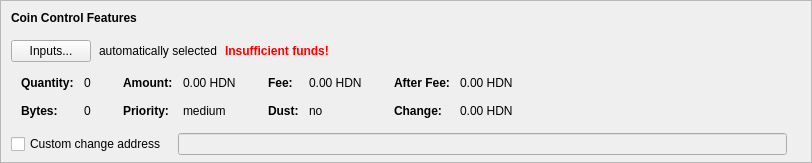
    <widget class="QFrame" name="frameCoinControl">
     <property name="sizePolicy">
      <sizepolicy hsizetype="Expanding" vsizetype="Expanding">
       <horstretch>0</horstretch>
       <verstretch>0</verstretch>
      </sizepolicy>
     </property>
     <property name="maximumSize">
      <size>
       <width>16777215</width>
       <height>16777215</height>
      </size>
     </property>
     <property name="frameShape">
      <enum>QFrame::StyledPanel</enum>
     </property>
     <property name="frameShadow">
      <enum>QFrame::Sunken</enum>
     </property>
     <layout class="QVBoxLayout" name="verticalLayoutCoinControl2">
      <property name="spacing">
       <number>0</number>
      </property>
      <property name="leftMargin">
       <number>0</number>
      </property>
      <property name="topMargin">
       <number>0</number>
      </property>
      <property name="rightMargin">
       <number>0</number>
      </property>
      <property name="bottomMargin">
       <number>6</number>
      </property>
      <item>
       <layout class="QVBoxLayout" name="verticalLayoutCoinControl" stretch="0,0,0,0,1">
        <property name="spacing">
         <number>0</number>
        </property>
        <property name="leftMargin">
         <number>10</number>
        </property>
        <property name="topMargin">
         <number>10</number>
        </property>
        <item>
         <layout class="QHBoxLayout" name="horizontalLayoutCoinControl1">
          <property name="bottomMargin">
           <number>15</number>
          </property>
          <item>
           <widget class="QLabel" name="labelCoinControlFeatures">
            <property name="sizePolicy">
             <sizepolicy hsizetype="Preferred" vsizetype="Maximum">
              <horstretch>0</horstretch>
              <verstretch>0</verstretch>
             </sizepolicy>
            </property>
            <property name="font">
             <font>
              <weight>75</weight>
              <bold>true</bold>
             </font>
            </property>
            <property name="styleSheet">
             <string notr="true">font-weight:bold;</string>
            </property>
            <property name="text">
             <string>Coin Control Features</string>
            </property>
           </widget>
          </item>
         </layout>
        </item>
        <item>
         <layout class="QHBoxLayout" name="horizontalLayoutCoinControl2" stretch="0,0,0,0">
          <property name="spacing">
           <number>8</number>
          </property>
          <property name="bottomMargin">
           <number>10</number>
          </property>
          <item>
           <widget class="QPushButton" name="pushButtonCoinControl">
            <property name="styleSheet">
             <string notr="true"/>
            </property>
            <property name="text">
             <string>Inputs...</string>
            </property>
            <property name="autoDefault">
             <bool>false</bool>
            </property>
           </widget>
          </item>
          <item>
           <widget class="QLabel" name="labelCoinControlAutomaticallySelected">
            <property name="text">
             <string>automatically selected</string>
            </property>
            <property name="margin">
             <number>5</number>
            </property>
           </widget>
          </item>
          <item>
           <widget class="QLabel" name="labelCoinControlInsuffFunds">
            <property name="font">
             <font>
              <weight>75</weight>
              <bold>true</bold>
             </font>
            </property>
            <property name="styleSheet">
             <string notr="true">color:red;font-weight:bold;</string>
            </property>
            <property name="text">
             <string>Insufficient funds!</string>
            </property>
            <property name="margin">
             <number>5</number>
            </property>
           </widget>
          </item>
          <item>
           <spacer name="horizontalSpacerCoinControl">
            <property name="orientation">
             <enum>Qt::Horizontal</enum>
            </property>
            <property name="sizeHint" stdset="0">
             <size>
              <width>40</width>
              <height>1</height>
             </size>
            </property>
           </spacer>
          </item>
         </layout>
        </item>
        <item>
         <widget class="QWidget" name="widgetCoinControl" native="true">
          <property name="sizePolicy">
           <sizepolicy hsizetype="Preferred" vsizetype="Preferred">
            <horstretch>0</horstretch>
            <verstretch>0</verstretch>
           </sizepolicy>
          </property>
          <property name="minimumSize">
           <size>
            <width>0</width>
            <height>0</height>
           </size>
          </property>
          <property name="styleSheet">
           <string notr="true"/>
          </property>
          <layout class="QHBoxLayout" name="horizontalLayoutCoinControl5">
           <property name="leftMargin">
            <number>0</number>
           </property>
           <property name="topMargin">
            <number>0</number>
           </property>
           <property name="rightMargin">
            <number>0</number>
           </property>
           <property name="bottomMargin">
            <number>0</number>
           </property>
           <item>
            <layout class="QHBoxLayout" name="horizontalLayoutCoinControl3" stretch="0,0,0,1">
             <property name="spacing">
              <number>20</number>
             </property>
             <property name="topMargin">
              <number>0</number>
             </property>
             <property name="bottomMargin">
              <number>10</number>
             </property>
             <item>
              <layout class="QFormLayout" name="formLayoutCoinControl1">
               <property name="horizontalSpacing">
                <number>10</number>
               </property>
               <property name="verticalSpacing">
                <number>14</number>
               </property>
               <property name="leftMargin">
                <number>10</number>
               </property>
               <property name="topMargin">
                <number>4</number>
               </property>
               <property name="rightMargin">
                <number>6</number>
               </property>
               <item row="0" column="0">
                <widget class="QLabel" name="labelCoinControlQuantityText">
                 <property name="font">
                  <font>
                   <weight>75</weight>
                   <bold>true</bold>
                  </font>
                 </property>
                 <property name="text">
                  <string>Quantity:</string>
                 </property>
                 <property name="margin">
                  <number>0</number>
                 </property>
                </widget>
               </item>
               <item row="0" column="1">
                <widget class="QLabel" name="labelCoinControlQuantity">
                 <property name="cursor">
                  <cursorShape>IBeamCursor</cursorShape>
                 </property>
                 <property name="contextMenuPolicy">
                  <enum>Qt::ActionsContextMenu</enum>
                 </property>
                 <property name="text">
                  <string notr="true">0</string>
                 </property>
                 <property name="margin">
                  <number>0</number>
                 </property>
                 <property name="textInteractionFlags">
                  <set>Qt::LinksAccessibleByMouse|Qt::TextSelectableByKeyboard|Qt::TextSelectableByMouse</set>
                 </property>
                </widget>
               </item>
               <item row="1" column="0">
                <widget class="QLabel" name="labelCoinControlBytesText">
                 <property name="font">
                  <font>
                   <weight>75</weight>
                   <bold>true</bold>
                  </font>
                 </property>
                 <property name="text">
                  <string>Bytes:</string>
                 </property>
                </widget>
               </item>
               <item row="1" column="1">
                <widget class="QLabel" name="labelCoinControlBytes">
                 <property name="cursor">
                  <cursorShape>IBeamCursor</cursorShape>
                 </property>
                 <property name="contextMenuPolicy">
                  <enum>Qt::ActionsContextMenu</enum>
                 </property>
                 <property name="text">
                  <string notr="true">0</string>
                 </property>
                 <property name="textInteractionFlags">
                  <set>Qt::LinksAccessibleByMouse|Qt::TextSelectableByKeyboard|Qt::TextSelectableByMouse</set>
                 </property>
                </widget>
               </item>
              </layout>
             </item>
             <item>
              <layout class="QFormLayout" name="formLayoutCoinControl2">
               <property name="horizontalSpacing">
                <number>10</number>
               </property>
               <property name="verticalSpacing">
                <number>14</number>
               </property>
               <property name="leftMargin">
                <number>6</number>
               </property>
               <property name="topMargin">
                <number>4</number>
               </property>
               <property name="rightMargin">
                <number>6</number>
               </property>
               <item row="0" column="0">
                <widget class="QLabel" name="labelCoinControlAmountText">
                 <property name="font">
                  <font>
                   <weight>75</weight>
                   <bold>true</bold>
                  </font>
                 </property>
                 <property name="text">
                  <string>Amount:</string>
                 </property>
                 <property name="margin">
                  <number>0</number>
                 </property>
                </widget>
               </item>
               <item row="0" column="1">
                <widget class="QLabel" name="labelCoinControlAmount">
                 <property name="cursor">
                  <cursorShape>IBeamCursor</cursorShape>
                 </property>
                 <property name="contextMenuPolicy">
                  <enum>Qt::ActionsContextMenu</enum>
                 </property>
                 <property name="text">
                  <string notr="true">0.00 HDN</string>
                 </property>
                 <property name="textInteractionFlags">
                  <set>Qt::LinksAccessibleByMouse|Qt::TextSelectableByKeyboard|Qt::TextSelectableByMouse</set>
                 </property>
                </widget>
               </item>
               <item row="1" column="0">
                <widget class="QLabel" name="labelCoinControlPriorityText">
                 <property name="font">
                  <font>
                   <weight>75</weight>
                   <bold>true</bold>
                  </font>
                 </property>
                 <property name="text">
                  <string>Priority:</string>
                 </property>
                </widget>
               </item>
               <item row="1" column="1">
                <widget class="QLabel" name="labelCoinControlPriority">
                 <property name="cursor">
                  <cursorShape>IBeamCursor</cursorShape>
                 </property>
                 <property name="contextMenuPolicy">
                  <enum>Qt::ActionsContextMenu</enum>
                 </property>
                 <property name="text">
                  <string>medium</string>
                 </property>
                 <property name="textInteractionFlags">
                  <set>Qt::LinksAccessibleByMouse|Qt::TextSelectableByKeyboard|Qt::TextSelectableByMouse</set>
                 </property>
                </widget>
               </item>
              </layout>
             </item>
             <item>
              <layout class="QFormLayout" name="formLayoutCoinControl3">
               <property name="horizontalSpacing">
                <number>10</number>
               </property>
               <property name="verticalSpacing">
                <number>14</number>
               </property>
               <property name="leftMargin">
                <number>6</number>
               </property>
               <property name="topMargin">
                <number>4</number>
               </property>
               <property name="rightMargin">
                <number>6</number>
               </property>
               <item row="0" column="0">
                <widget class="QLabel" name="labelCoinControlFeeText">
                 <property name="font">
                  <font>
                   <weight>75</weight>
                   <bold>true</bold>
                  </font>
                 </property>
                 <property name="text">
                  <string>Fee:</string>
                 </property>
                 <property name="margin">
                  <number>0</number>
                 </property>
                </widget>
               </item>
               <item row="0" column="1">
                <widget class="QLabel" name="labelCoinControlFee">
                 <property name="cursor">
                  <cursorShape>IBeamCursor</cursorShape>
                 </property>
                 <property name="contextMenuPolicy">
                  <enum>Qt::ActionsContextMenu</enum>
                 </property>
                 <property name="text">
                  <string notr="true">0.00 HDN</string>
                 </property>
                 <property name="textInteractionFlags">
                  <set>Qt::LinksAccessibleByMouse|Qt::TextSelectableByKeyboard|Qt::TextSelectableByMouse</set>
                 </property>
                </widget>
               </item>
               <item row="1" column="0">
                <widget class="QLabel" name="labelCoinControlLowOutputText">
                 <property name="font">
                  <font>
                   <weight>75</weight>
                   <bold>true</bold>
                  </font>
                 </property>
                 <property name="text">
                  <string>Dust:</string>
                 </property>
                </widget>
               </item>
               <item row="1" column="1">
                <widget class="QLabel" name="labelCoinControlLowOutput">
                 <property name="cursor">
                  <cursorShape>IBeamCursor</cursorShape>
                 </property>
                 <property name="contextMenuPolicy">
                  <enum>Qt::ActionsContextMenu</enum>
                 </property>
                 <property name="text">
                  <string>no</string>
                 </property>
                 <property name="textInteractionFlags">
                  <set>Qt::LinksAccessibleByMouse|Qt::TextSelectableByKeyboard|Qt::TextSelectableByMouse</set>
                 </property>
                </widget>
               </item>
              </layout>
             </item>
             <item>
              <layout class="QFormLayout" name="formLayoutCoinControl4">
               <property name="horizontalSpacing">
                <number>10</number>
               </property>
               <property name="verticalSpacing">
                <number>14</number>
               </property>
               <property name="leftMargin">
                <number>6</number>
               </property>
               <property name="topMargin">
                <number>4</number>
               </property>
               <property name="rightMargin">
                <number>6</number>
               </property>
               <item row="0" column="0">
                <widget class="QLabel" name="labelCoinControlAfterFeeText">
                 <property name="font">
                  <font>
                   <weight>75</weight>
                   <bold>true</bold>
                  </font>
                 </property>
                 <property name="text">
                  <string>After Fee:</string>
                 </property>
                 <property name="margin">
                  <number>0</number>
                 </property>
                </widget>
               </item>
               <item row="0" column="1">
                <widget class="QLabel" name="labelCoinControlAfterFee">
                 <property name="cursor">
                  <cursorShape>IBeamCursor</cursorShape>
                 </property>
                 <property name="contextMenuPolicy">
                  <enum>Qt::ActionsContextMenu</enum>
                 </property>
                 <property name="text">
                  <string notr="true">0.00 HDN</string>
                 </property>
                 <property name="textInteractionFlags">
                  <set>Qt::LinksAccessibleByMouse|Qt::TextSelectableByKeyboard|Qt::TextSelectableByMouse</set>
                 </property>
                </widget>
               </item>
               <item row="1" column="0">
                <widget class="QLabel" name="labelCoinControlChangeText">
                 <property name="font">
                  <font>
                   <weight>75</weight>
                   <bold>true</bold>
                  </font>
                 </property>
                 <property name="text">
                  <string>Change:</string>
                 </property>
                </widget>
               </item>
               <item row="1" column="1">
                <widget class="QLabel" name="labelCoinControlChange">
                 <property name="cursor">
                  <cursorShape>IBeamCursor</cursorShape>
                 </property>
                 <property name="contextMenuPolicy">
                  <enum>Qt::ActionsContextMenu</enum>
                 </property>
                 <property name="text">
                  <string notr="true">0.00 HDN</string>
                 </property>
                 <property name="textInteractionFlags">
                  <set>Qt::LinksAccessibleByMouse|Qt::TextSelectableByKeyboard|Qt::TextSelectableByMouse</set>
                 </property>
                </widget>
               </item>
              </layout>
             </item>
            </layout>
           </item>
          </layout>
         </widget>
        </item>
        <item>
         <layout class="QHBoxLayout" name="horizontalLayoutCoinControl4" stretch="0,0,0">
          <property name="spacing">
           <number>12</number>
          </property>
          <property name="sizeConstraint">
           <enum>QLayout::SetDefaultConstraint</enum>
          </property>
          <property name="topMargin">
           <number>5</number>
          </property>
          <property name="rightMargin">
           <number>5</number>
          </property>
          <item>
           <widget class="QCheckBox" name="checkBoxCoinControlChange">
            <property name="toolTip">
             <string>If this is activated, but the change address is empty or invalid, change will be sent to a newly generated address.</string>
            </property>
            <property name="text">
             <string>Custom change address</string>
            </property>
           </widget>
          </item>
          <item>
           <widget class="QValidatedLineEdit" name="lineEditCoinControlChange">
            <property name="enabled">
             <bool>false</bool>
            </property>
            <property name="sizePolicy">
             <sizepolicy hsizetype="Expanding" vsizetype="Fixed">
              <horstretch>0</horstretch>
              <verstretch>0</verstretch>
             </sizepolicy>
            </property>
           </widget>
          </item>
          <item>
           <widget class="QLabel" name="labelCoinControlChangeLabel">
            <property name="sizePolicy">
             <sizepolicy hsizetype="Preferred" vsizetype="Expanding">
              <horstretch>0</horstretch>
              <verstretch>0</verstretch>
             </sizepolicy>
            </property>
            <property name="minimumSize">
             <size>
              <width>0</width>
              <height>0</height>
             </size>
            </property>
            <property name="text">
             <string/>
            </property>
            <property name="margin">
             <number>3</number>
            </property>
           </widget>
          </item>
         </layout>
        </item>
        <item>
         <spacer name="verticalSpacerCoinControl">
          <property name="orientation">
           <enum>Qt::Vertical</enum>
          </property>
          <property name="sizeHint" stdset="0">
           <size>
            <width>800</width>
            <height>1</height>
           </size>
          </property>
         </spacer>
        </item>
       </layout>
      </item>
     </layout>
    </widget>
